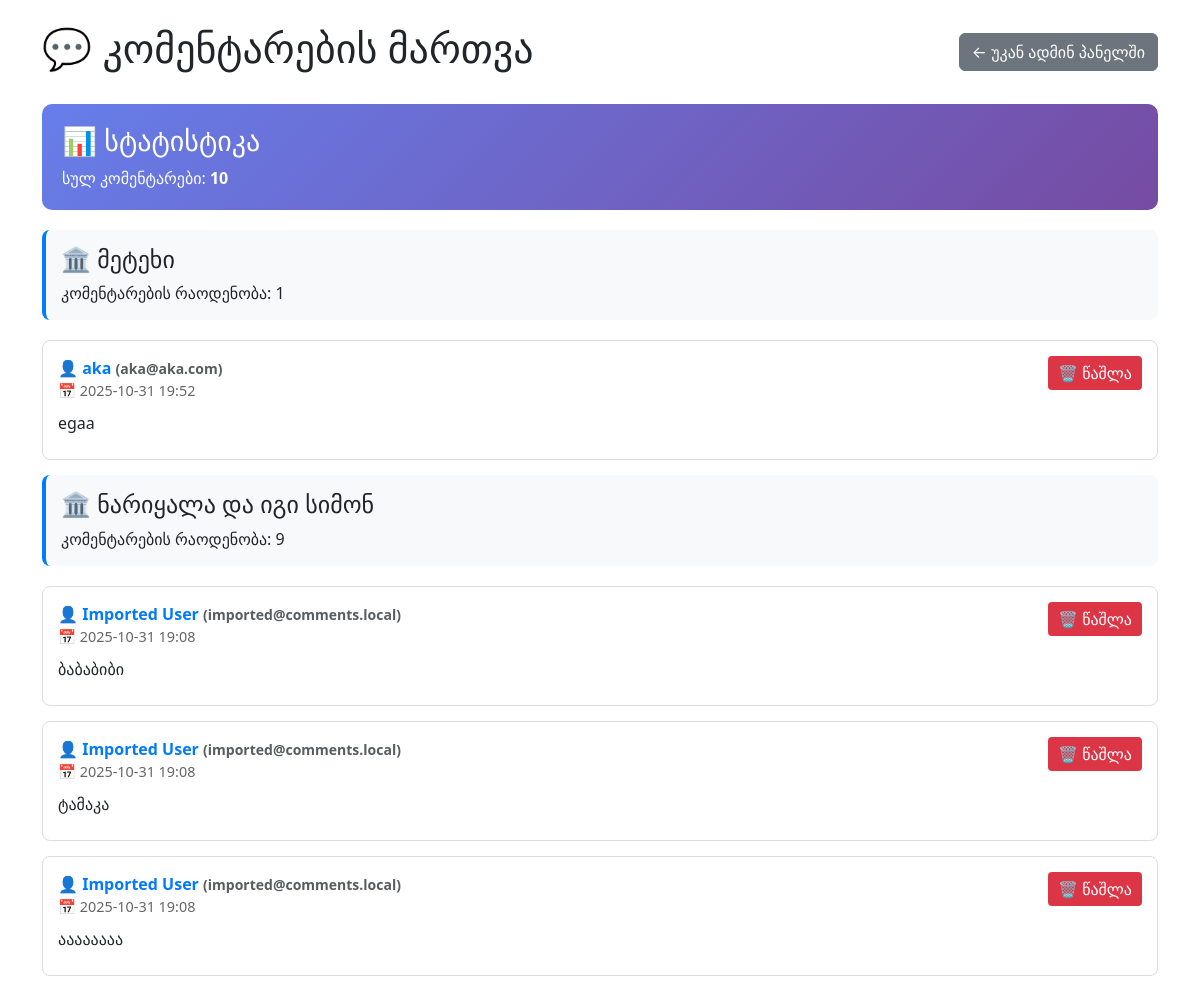
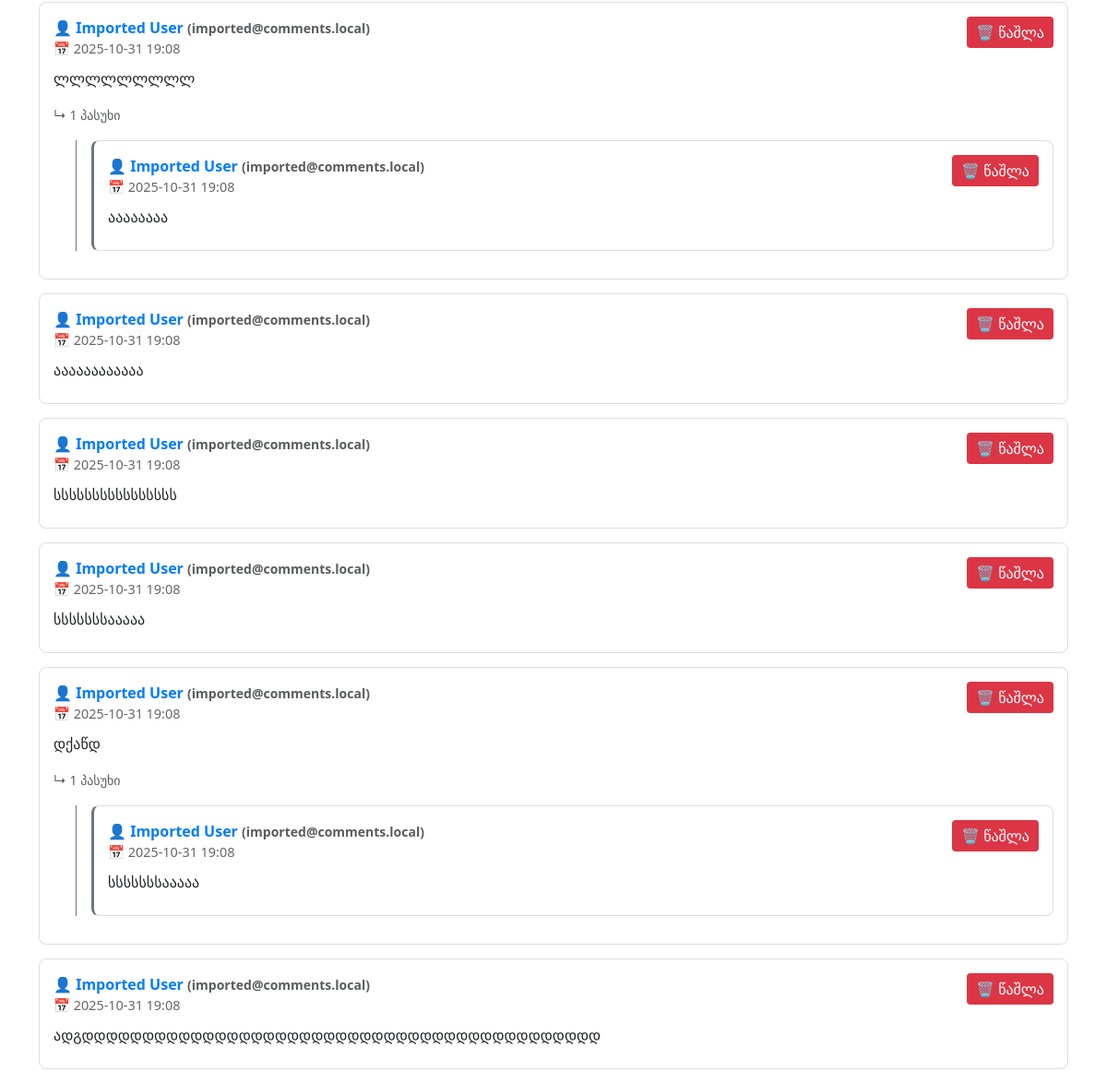
The app's page /admin/comments (signed in), older data (2 pictures, top to bottom).
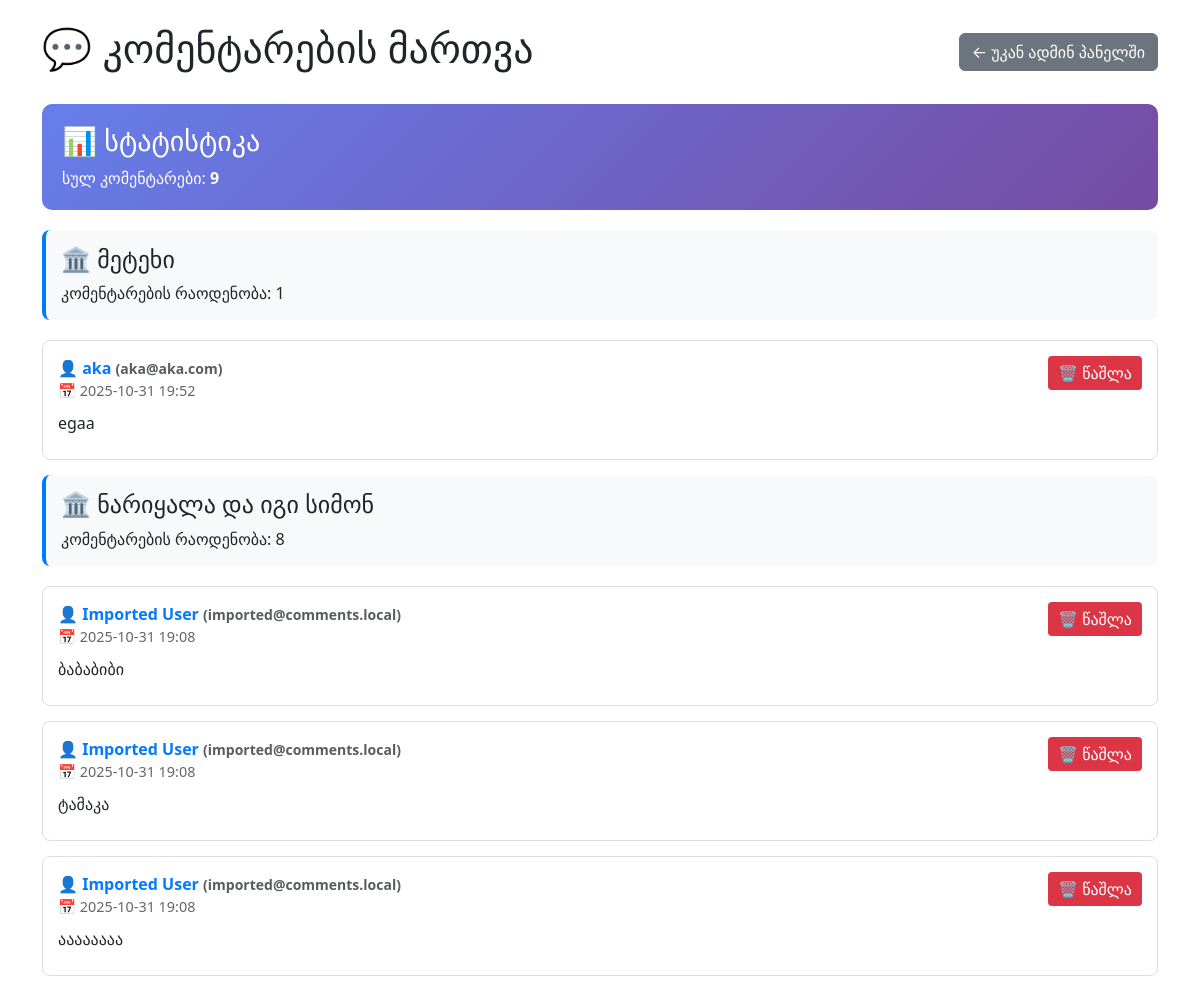
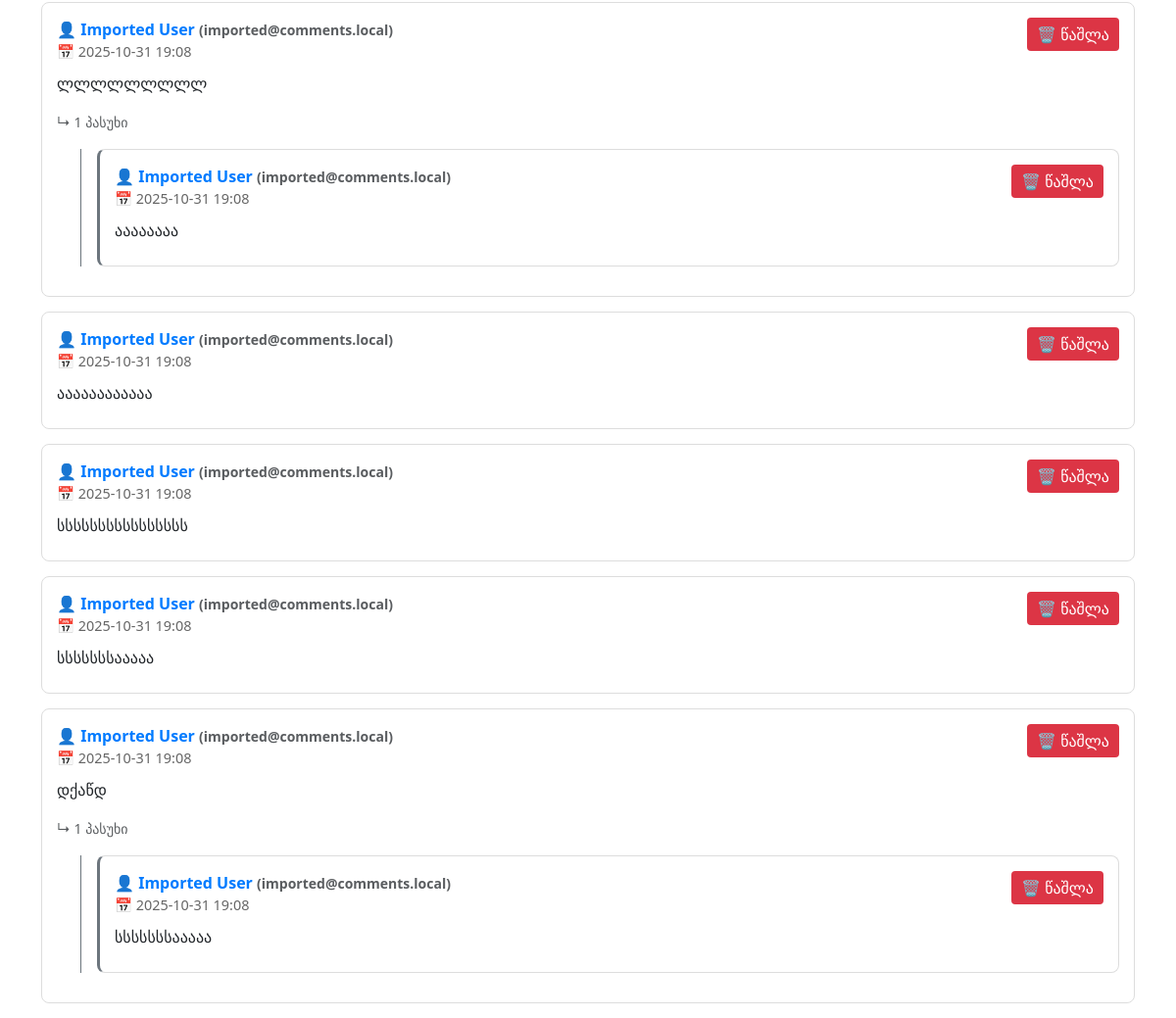
The same page, newer data (2 pictures, top to bottom).
### models.py (models this page shows, shortened)
class Comment(db.Model):
    id = db.Column(db.Integer, primary_key=True)
    content = db.Column(db.Text, nullable=False)
    project_id = db.Column(db.String(50), nullable=False)
    user_id = db.Column(db.Integer, db.ForeignKey('user.id'), nullable=False)  # Required for registered users only
    parent_id = db.Column(db.Integer, db.ForeignKey('comment.id'), nullable=True)
    media_urls = db.Column(db.Text, nullable=True)  # JSON array of Cloudinary URLs
    created_at = db.Column(db.DateTime, default=datetime.utcnow)
    replies = db.relationship('Comment', backref=db.backref('parent', remote_side=[id]), lazy=True)
    likes = db.relationship('Like', backref='comment', lazy=True, cascade='all, delete-orphan')

class Project(db.Model):
    id = db.Column(db.String(50), primary_key=True)
    title = db.Column(db.String(200), nullable=False)
    main_image = db.Column(db.Text, nullable=True)
    main_image_caption = db.Column(db.String(200), nullable=True)  # Caption for main image
    other_images = db.Column(db.Text, nullable=True)  # JSON array
    viewer3D = db.Column(db.Text, nullable=True)
    description = db.Column(db.Text, nullable=True)
    description_file = db.Column(db.String(100), nullable=True)
    folder = db.Column(db.String(100), nullable=True)
    latitude = db.Column(db.String(50), nullable=True)
    longitude = db.Column(db.String(50), nullable=True)
    documents = db.Column(db.Text, nullable=True)  # JSON array
    loading_video = db.Column(db.Text, nullable=True)
    loading_audio = db.Column(db.Text, nullable=True)
    project_info = db.Column(db.Text, nullable=True)  # JSON object
    type_categories = db.Column(db.Text, nullable=True)  # JSON array
    period_categories = db.Column(db.Text, nullable=True)  # JSON array
    created_at = db.Column(db.DateTime, default=datetime.utcnow)
    updated_at = db.Column(db.DateTime, default=datetime.utcnow, onupdate=datetime.utcnow)

class User(UserMixin, db.Model):
    id = db.Column(db.Integer, primary_key=True)
    name = db.Column(db.String(50), nullable=False)
    email = db.Column(db.String(120), unique=True, nullable=False)
    password_hash = db.Column(db.String(128), nullable=False)
    email_verified = db.Column(db.Boolean, default=False, nullable=False)
    verification_token = db.Column(db.String(100), nullable=True)
    reset_token = db.Column(db.String(100), nullable=True)
    reset_token_expires = db.Column(db.DateTime, nullable=True)
    created_at = db.Column(db.DateTime, default=datetime.utcnow)
    is_active = db.Column(db.Boolean, default=True)
    comments = db.relationship('Comment', backref='author', lazy=True)

### app.py (the view)
@app.route('/admin/comments')
@admin_required
def admin_comments():
    try:
        from models import Comment, Project
        comments = Comment.query.order_by(Comment.created_at.desc()).all()
        comments_by_project = {}
        for comment in comments:
            project_id = comment.project_id
            if project_id not in comments_by_project:
                comments_by_project[project_id] = {
                    'project': Project.query.get(project_id),
                    'comments': []
                }
            comments_by_project[project_id]['comments'].append(comment)
        return render_template('admin_comments.html',
                             comments_by_project=comments_by_project,
                             total_comments=len(comments))
    except Exception as e:
        import traceback
        error_details = traceback.format_exc()
        return f"""
        <html>
        <head><title>Admin Comments Error</title></head>
        <body>
        <h1>Error in Admin Comments Route</h1>
        <p><strong>Error:</strong> {e}</p>
        <pre>{error_details}</pre>
        </body>
        </html>
        """, 500

### app.py (called while the page is built)
def admin_required(f):
    @wraps(f)
    def decorated_function(*args, **kwargs):
        if not session.get('logged_in'):
            return redirect(url_for('admin_login', next=request.url))
        return f(*args, **kwargs)
    return decorated_function

### templates/admin_comments.html (shortened to what the changed rows need)
<!DOCTYPE html>
<html lang="ka">
<head>
    <link rel="stylesheet" href="https://cdn.jsdelivr.net/npm/bootstrap@5.3.0/dist/css/bootstrap.min.css">
</head>
<body>
<div class="container mt-4">
    <div class="d-flex justify-content-between align-items-center mb-4">
        <h1>💬 კომენტარების მართვა</h1>
    </div>
    <div class="stats-card">
        <p class="mb-0">სულ კომენტარები: <strong>{{ total_comments }}</strong></p>
    </div>
    {% if comments_by_project %}
        {% for project_id, data in comments_by_project.items() %}
        <div class="project-header">
            <h4>🏛️ {{ data.project.title if data.project else 'პროექტი ვერ მოიძებნა' }}</h4>
            <p class="mb-0">კომენტარების რაოდენობა: {{ data.comments|length }}</p>
        </div>
        {% for comment in data.comments %}
        <div class="comment-card">
            <div class="d-flex justify-content-between align-items-start">
                <div class="flex-grow-1">
                    <div class="comment-author">
                        👤 {{ comment.author.name if comment.author else 'ანონიმური' }}
                        {% if comment.author and comment.author.email %}
                        <small class="text-muted">({{ comment.author.email }})</small>
                        {% endif %}
                    </div>
                    <div class="comment-date">
                        📅 {{ comment.created_at.strftime('%Y-%m-%d %H:%M') if comment.created_at else 'თარიღი არ არის' }}
                    </div>
                    <div class="comment-content">
                        {{ comment.content }}
                    </div>
                    {% if comment.replies %}
                    <div class="mt-3">
                        <small class="text-muted">↳ {{ comment.replies|length }} პასუხი</small>
                    </div>
                    {% endif %}
                </div>
                <div>
                    <form method="post" action="{{ url_for('admin_delete_comment', comment_id=comment.id) }}" style="display:inline;" onsubmit="return confirm('დარწმუნებული ხარ რომ გსურს კომენტარის წაშლა? ეს ქმედება შეუქცევადია!')">
                        <button type="submit" class="delete-btn">🗑️ წაშლა</button>
                    </form>
                </div>
            </div>
            {% if comment.replies %}
            <div class="mt-3 ms-4 border-start border-secondary">
                {% for reply in comment.replies %}
                <div class="comment-card ms-3" style="border-left: 3px solid #6c757d;">
                    <div class="d-flex justify-content-between align-items-start">
                        <div class="flex-grow-1">
                            <div class="comment-author">
                                👤 {{ reply.author.name if reply.author else 'ანონიმური' }}
                                {% if reply.author and reply.author.email %}
                                <small class="text-muted">({{ reply.author.email }})</small>
                                {% endif %}
                            </div>
                            <div class="comment-date">
                                📅 {{ reply.created_at.strftime('%Y-%m-%d %H:%M') if reply.created_at else 'თარიღი არ არის' }}
                            </div>
                            <div class="comment-content">
                                {{ reply.content }}
                            </div>
                        </div>
                        <div>
                            <form method="post" action="{{ url_for('admin_delete_comment', comment_id=reply.id) }}" style="display:inline;" onsubmit="return confirm('დარწმუნებული ხარ რომ გსურს პასუხის წაშლა? ეს ქმედება შეუქცევადია!')">
                                <button type="submit" class="delete-btn">🗑️ წაშლა</button>
                            </form>
                        </div>
                    </div>
                </div>
                {% endfor %}
            </div>
            {% endif %}
        </div>
        {% endfor %}
        {% endfor %}
    {% else %}
        <div class="alert alert-info">
            <h5>ℹ️ კომენტარები არ მოიძებნა</h5>
            <p>ამჟამად საიტზე არ არის არცერთი კომენტარი.</p>
        </div>
    {% endif %}
</div>
</body>
</html>

Row changes from the older to the newer data that the page shows:
removed Comment: author "Imported User", author.email "imported@comments.local", created_at "2025-10-31 19:08", content "ადგდდდდდდდდდდდდდდდდდდდდდდდდდდდდდდდდდდდდდდდდდდდ", shown under "ნარიყალა და იგი სიმონ"
computed for Comment "ბაბაბიბი": comments|length "9" → "8"
Text that changed along with them:
{{ total_comments }}: "10" → "9"
